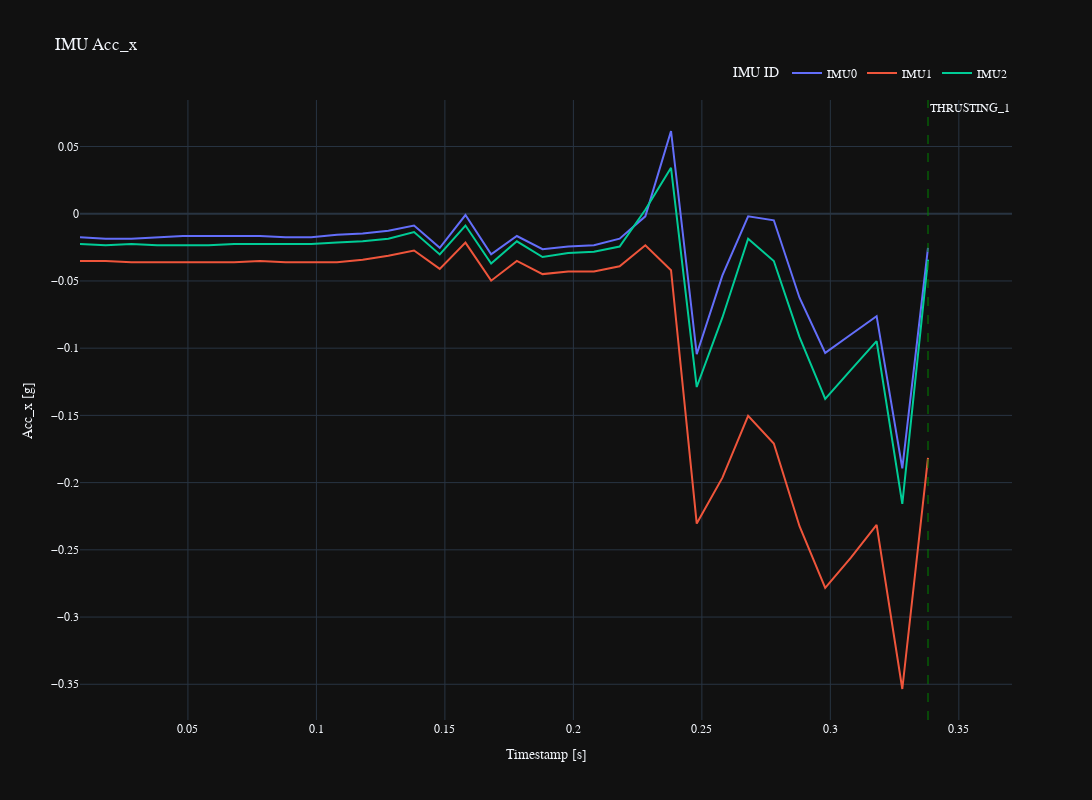
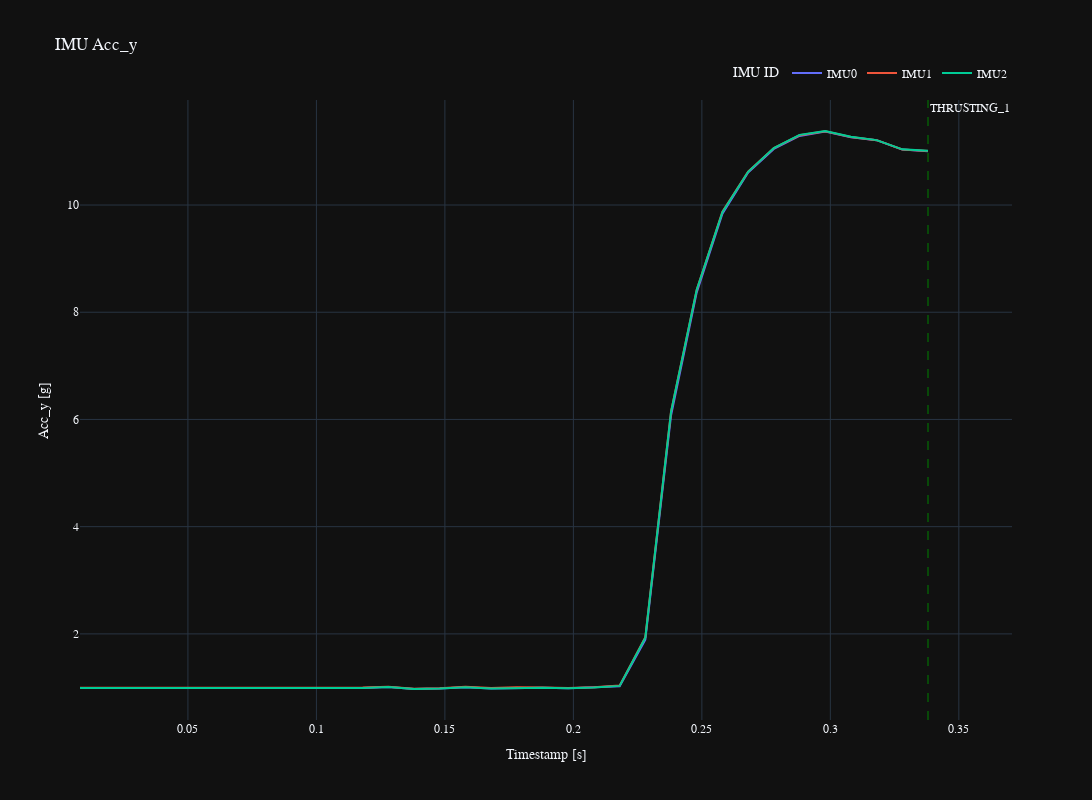
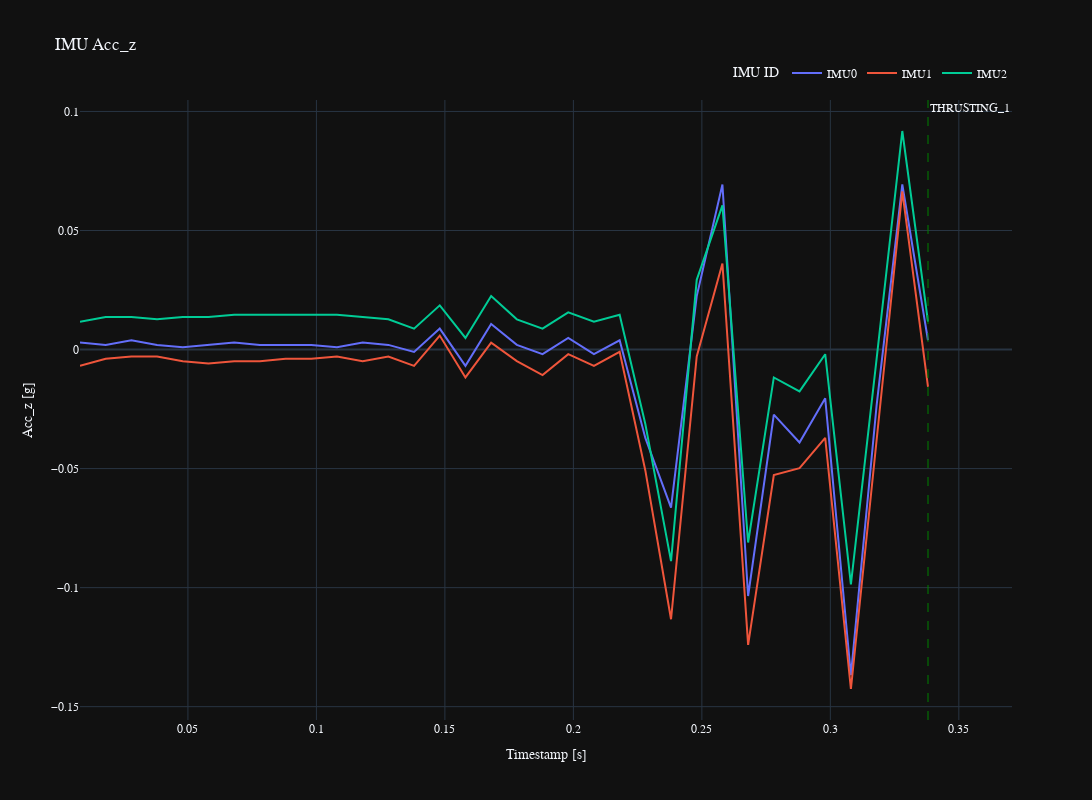
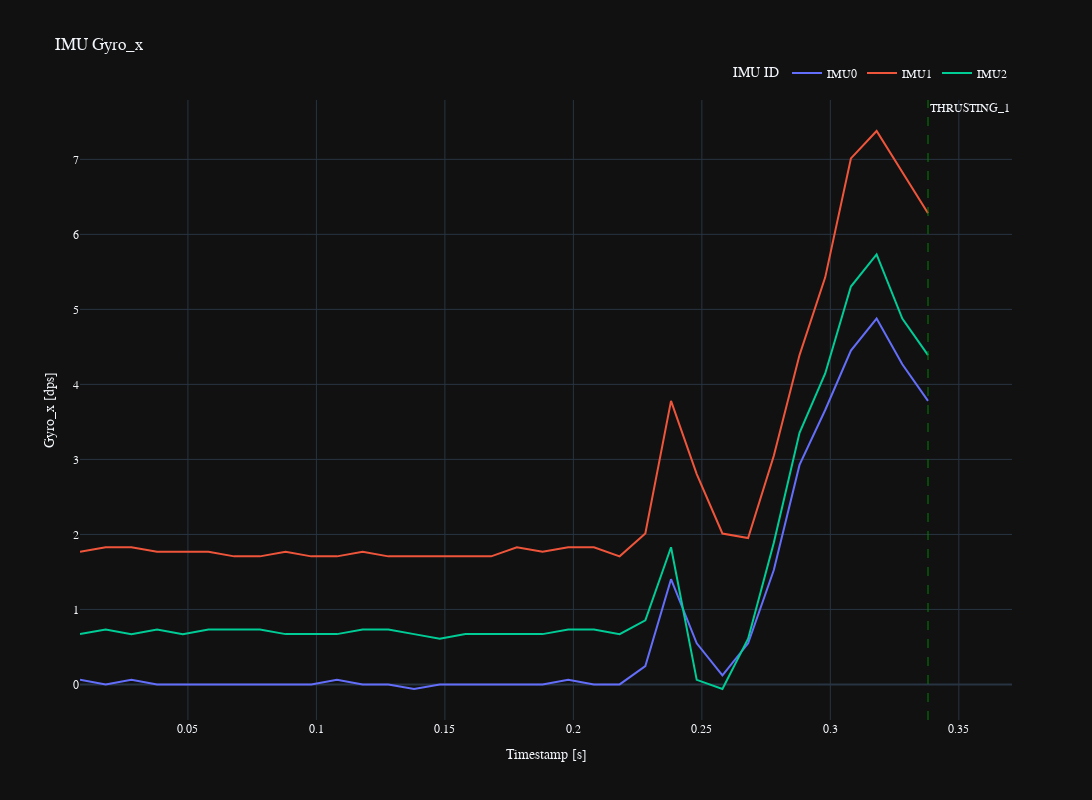

The code cell stored with these charts, in order, in its notebook:
### Code cell
plot_imu_data(imu_df, flight_states_df, event_info_df)
